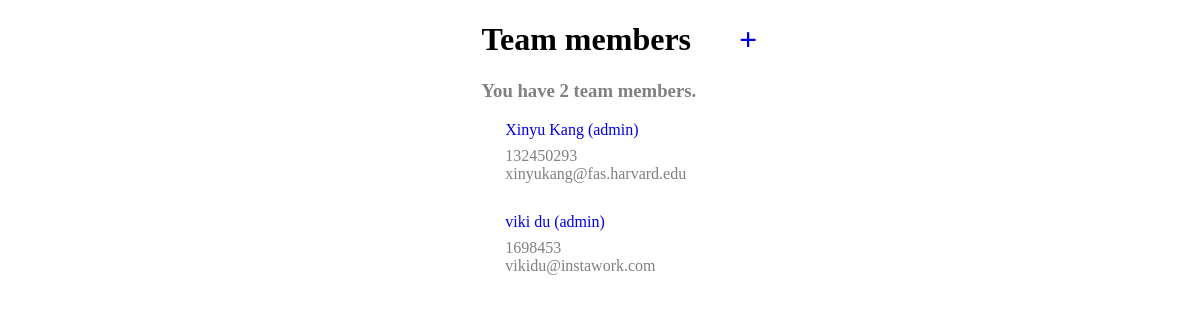
Page /team_management/ on the earlier database version.
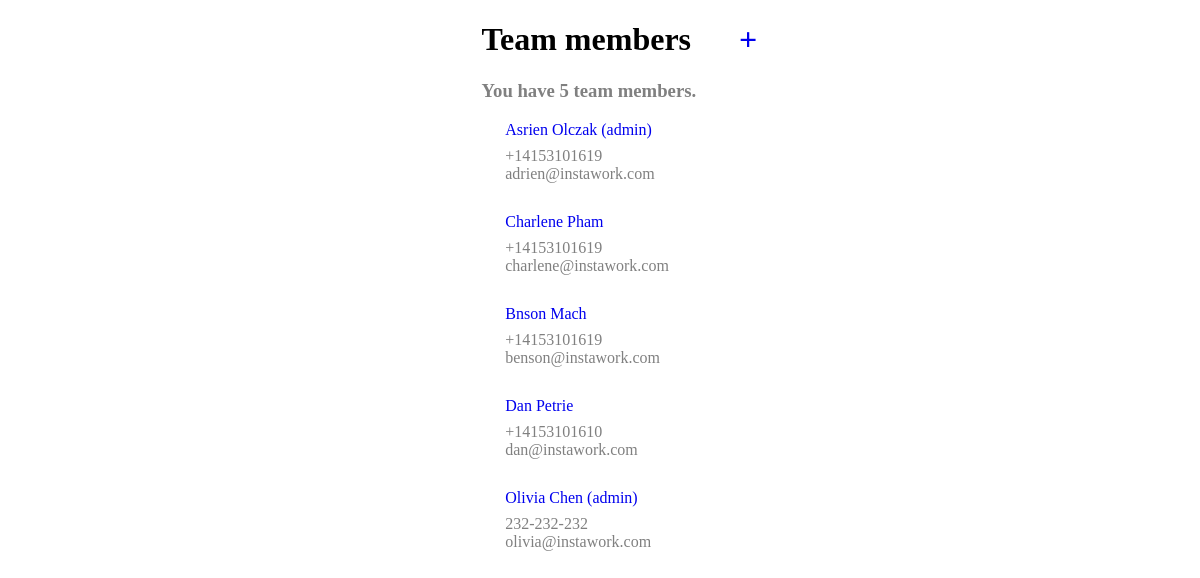
Same page on the later database version.
### team_management/models.py (models this page shows)
class Member(models.Model):
    id = models.AutoField(primary_key=True) # make the id unique
    firstname = models.CharField(max_length=100, blank=False)
    lastname = models.CharField(max_length=100, blank=False)
    email = models.EmailField(max_length=200, blank=False, unique=True,validators=[EmailValidator])
    role = models.CharField(max_length=200, choices=role_choices, default="REGULAR")
    phone_number = PhoneField(blank=False, unique=True, E164_only=True)

### team_management/views.py (the view)
# urls.py: path('', MemberList.as_view(), name="index"),
class MemberList(ListView):
    model = Member
    template_name = 'team_management/index.html'
    context_object_name = 'members'

### team_management/templates/team_management/index.html (shortened to what this page needs)
<!DOCTYPE html>
<html lang="en">
<head>
    {% load static %}
    <link rel="stylesheet" type="text/css" href="{% static 'team_management/style.css' %}">
</head>
<body>
    <div class="main-container">
        <div class="row">
            <h1>Team members  <span class="plus"><a href="createMember" style="text-decoration:none" >
                <span>&#43;</span>
            </a></span> </h1>
            <h3>You have {{ members|length }} team members.</h3>
        </div>
    </div>
    {% for member in members %}
    <div class="container">
        <div class="row">
            <a href="editMember/{{ member.id }}" style="text-decoration:none">
                <div class="name"> {{ member.firstname }} {{ member.lastname }} {% if member.role == 'ADMIN' %} (admin) {% endif %}</div>
            </a>
            <div class="detail">{{ member.phone_number }}</div>
            <div class="detail">{{ member.email }}</div>
        </div>
    </div>
    {% endfor %}
</body>
</html>

### team_management/static/team_management/style.css (style rules this page uses)
.main-container { height: 100px; display: block; margin-left: 40%; align-items: center; justify-content: center; }
.container { display: flex; justify-content: left; margin-left: 42%; margin-bottom: 30px }
.name { padding-bottom: 8px }
.plus { padding-left: 40px }
h3 { color: gray; }
.detail { color: gray; }

Differences in the rows shown:
changed Member: firstname "Xinyu" → "Asrien"; lastname "Kang" → "Olczak"; phone_number "132450293" → "+14153101619"; email "xinyukang@fas.harvard.edu" → "adrien@instawork.com"
changed Member: firstname "viki" → "Charlene"; lastname "du" → "Pham"; phone_number "1698453" → "+14153101619"; email "vikidu@instawork.com" → "charlene@instawork.com"; no longer shows "(admin)"
added Member: firstname "Bnson", lastname "Mach", phone_number "+14153101619", email "benson@instawork.com"
added Member: firstname "Dan", lastname "Petrie", phone_number "+14153101610", email "dan@instawork.com"
added Member: firstname "Olivia", lastname "Chen", role "(admin)", phone_number "232-232-232", email "olivia@instawork.com"
Other differences:
{{ members|length }}: "2" → "5"
